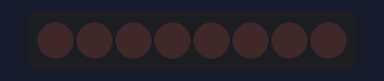
The sketch below on a simulated Arduino Uno, built with avr-gcc and run on an emulated ATmega328P. On the bench: 8 shift-register outputs drawn as a row of LEDs (first output left, lit = HIGH). Wiring (inferred from the names in the program): shift register (74HC595): data pin 11; shift clock pin 12; latch pin 8. Wiring (inferred from the signals the program sends): row of LEDs: on Q0, Q1, Q2, Q3, Q4, Q5, Q6, Q7.

Above: at 0.12 s.
At 0.62 s:
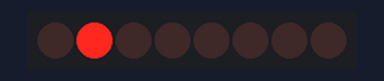
At 1.12 s:
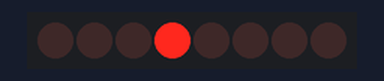
At 2.37 s:
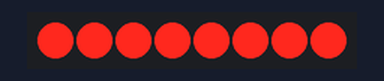
At 3.87 s:
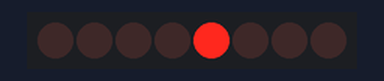
At 5.37 s:
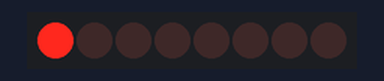
Timing chart, 0 to 5.8 s (numbered marks = the images above):
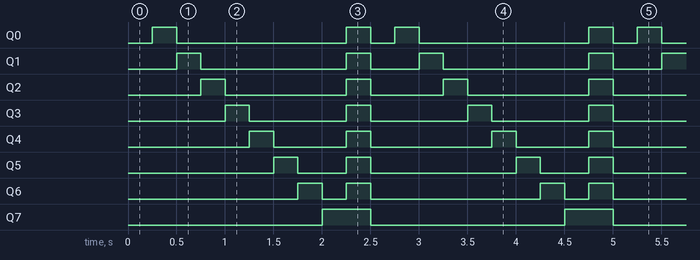

Measured:
- by itself, Q0: repeats every 2.5 s: LOW 1.8 s, HIGH 0.25 s, LOW 0.25 s, HIGH 0.25 s
- by itself, Q1: repeats every 2.5 s: LOW 1.5 s, HIGH 0.25 s, LOW 0.50 s, HIGH 0.25 s
- by itself, Q2: repeats every 2.5 s: LOW 1.3 s, HIGH 0.25 s, LOW 0.75 s, HIGH 0.25 s
- by itself, Q3: alternates HIGH for 0.25 s and LOW for 1.0 s
- by itself, Q4: repeats every 2.5 s: LOW 0.75 s, HIGH 0.25 s, LOW 1.3 s, HIGH 0.25 s
- by itself, Q5: repeats every 2.5 s: LOW 0.50 s, HIGH 0.25 s, LOW 1.5 s, HIGH 0.25 s
- by itself, Q6: repeats every 2.5 s: LOW 0.25 s, HIGH 0.25 s, LOW 1.8 s, HIGH 0.25 s
- by itself, Q7: alternates HIGH for 0.50 s and LOW for 2.0 s

The sketch:

shift_hc595_01.ino
```cpp
// (licence header left out)
int latchPin = 8;
int clockPin = 12;
int dataPin = 11;
int dataIn[] = {B00000000,
                B00000001,
                B00000010,
                B00000100,
                B00001000,
                B00010000,
                B00100000,
                B01000000,
                B10000000,
                B11111111};

void setup() {
  pinMode(latchPin, OUTPUT);
  pinMode(clockPin, OUTPUT);
  pinMode(dataPin, OUTPUT);
}

void loop() {
  for (int numberDisplay = 0; numberDisplay < 10; numberDisplay++)
  {

    digitalWrite(latchPin, LOW);
    shiftOut(dataPin, clockPin,MSBFIRST, dataIn[numberDisplay]);
    digitalWrite(latchPin, HIGH);
    delay(250);

  }
}
```
